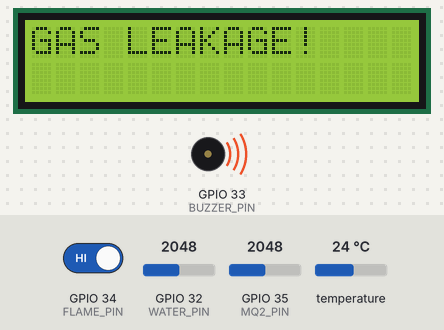
Simulated run of this sketch. Board: ESP32. Parts: 16×2 character LCD, buzzer (waves = sounding, pin HIGH). The inputs (shaded band) are chosen by the test bench; at power-on: GPIO 35 (MQ2_PIN) = 2048, GPIO 34 (FLAME_PIN) HIGH, GPIO 32 (WATER_PIN) = 2048, temperature 24 °C. WiFi joins after 1.5 s; servers stay silent unless stated.

Above: at 5.4 s.
5.5 s: GPIO 35 (MQ2_PIN) set to 544
14.1 s: GPIO 35 (MQ2_PIN) set to 467
At 17.2 s:
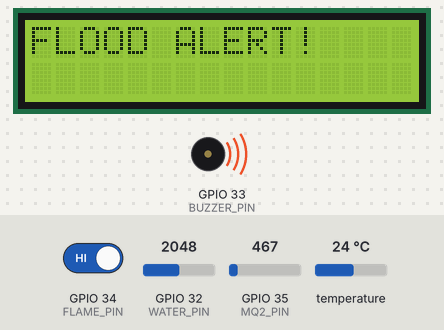
22.7 s: GPIO 34 (FLAME_PIN) driven LOW
At 24.1 s:
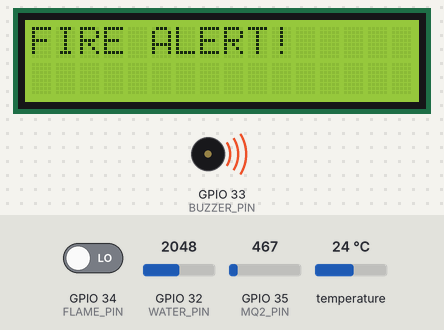
30.3 s: GPIO 34 (FLAME_PIN) driven HIGH
At 34.6 s:
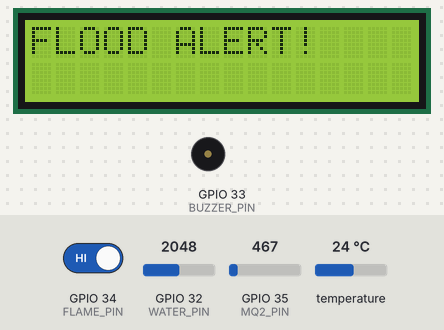
38.9 s: GPIO 32 (WATER_PIN) set to 440
41.3 s: GPIO 32 (WATER_PIN) set to 369
At 44.2 s:
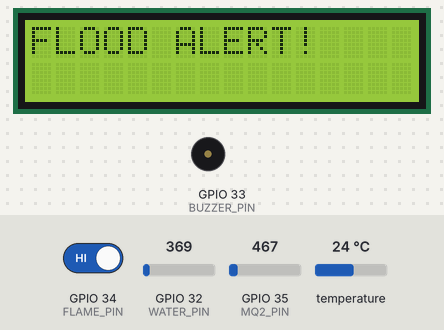
Timing chart, 0 to 45.3 s (numbered marks = the images above; inputs shaded):
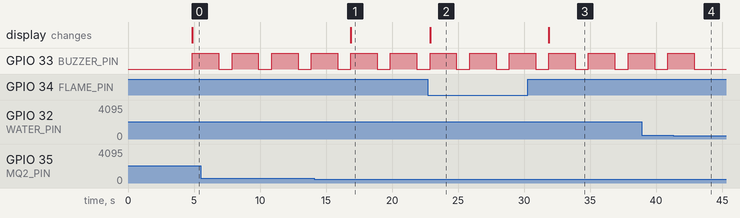

Measured:
- the behaviour switches between 501 and 500 on GPIO 35 (MQ2_PIN) (found by bisection; images 0 and 1)
- after the input at 14.1 s, the display: changes after 2.8 s (image 1)
- after the input at 22.7 s, the display: changes after 0.18 s (image 2)
- after the input at 30.3 s, the display: changes after 1.6 s (image 3)
- after the input at 41.3 s, GPIO 33 (BUZZER_PIN): goes on until 42.9 s, then stays LOW
- by itself, GPIO 33 (BUZZER_PIN): alternates HIGH for 2.0 s and LOW for 1.0 s

The sketch:

IOT_GSM_Multi_Disaster_Blynk.ino
```cpp
#include <WiFi.h>
#include <Wire.h>
#include <Adafruit_BME280.h>
#include <ADXL345_WE.h>
#include <LiquidCrystal_I2C.h>
#include <BlynkSimpleEsp32.h>

// --- CONFIG - Apna Data Yaha Dalna ---
char auth[] = "YOUR_BLYNK_TOKEN";
char ssid[] = "YOUR_WIFI_NAME";
char pass[] = "YOUR_WIFI_PASS";

LiquidCrystal_I2C lcd(0x27, 16, 2);
Adafruit_BME280 bme;
ADXL345_WE myAcc = ADXL345_WE(0x53);

#define FLAME_PIN 34
#define MQ2_PIN 35
#define WATER_PIN 32
#define BUZZER_PIN 33

BlynkTimer timer;

void sendToCloud() {
  float temp = bme.readTemperature();
  int gas = analogRead(MQ2_PIN);
  int water = analogRead(WATER_PIN);
  Blynk.virtualWrite(V0, temp);
  Blynk.virtualWrite(V1, gas);
  Blynk.virtualWrite(V2, water);
}

void checkDisaster() {
  float temp = bme.readTemperature();
  int flame = digitalRead(FLAME_PIN);
  int gas = analogRead(MQ2_PIN);
  int water = analogRead(WATER_PIN);

  String msg = "";
  if(temp > 50 || flame == 0) msg = "FIRE ALERT!";
  else if(gas > 500) msg = "GAS LEAKAGE!";
  else if(water > 400) msg = "FLOOD ALERT!";

  if(msg != "") {
    lcd.clear(); lcd.print(msg);
    digitalWrite(BUZZER_PIN, HIGH);
    Blynk.logEvent("disaster_alert", msg);
    delay(2000);
    digitalWrite(BUZZER_PIN, LOW);
  }
}

void setup() {
  Serial.begin(115200);
  Wire.begin();
  lcd.init(); lcd.backlight();
  bme.begin(0x76);
  myAcc.init();
  pinMode(FLAME_PIN, INPUT);
  pinMode(BUZZER_PIN, OUTPUT);
  Blynk.begin(auth, ssid, pass);
  timer.setInterval(2000L, sendToCloud);
  timer.setInterval(3000L, checkDisaster);
}

void loop() {
  Blynk.run();
  timer.run();
}
```
